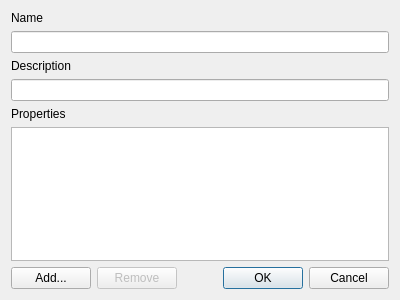
<?xml version="1.0" encoding="UTF-8"?>
<ui version="4.0">
 <class>PropertiesDialog</class>
 <widget class="QDialog" name="PropertiesDialog">
  <property name="windowModality">
   <enum>Qt::NonModal</enum>
  </property>
  <property name="geometry">
   <rect>
    <x>0</x>
    <y>0</y>
    <width>400</width>
    <height>300</height>
   </rect>
  </property>
  <property name="windowTitle">
   <string>Material Properties</string>
  </property>
  <property name="modal">
   <bool>true</bool>
  </property>
  <layout class="QVBoxLayout" name="verticalLayout">
   <item>
    <widget class="QLabel" name="nameLabel">
     <property name="text">
      <string>Name</string>
     </property>
    </widget>
   </item>
   <item>
    <widget class="QLineEdit" name="nameEdit"/>
   </item>
   <item>
    <widget class="QLabel" name="descriptionLabel">
     <property name="text">
      <string>Description</string>
     </property>
    </widget>
   </item>
   <item>
    <widget class="QLineEdit" name="descriptionEdit"/>
   </item>
   <item>
    <widget class="QLabel" name="propertiesLabel">
     <property name="text">
      <string>Properties</string>
     </property>
    </widget>
   </item>
   <item>
    <widget class="QTableView" name="propertiesTable"/>
   </item>
   <item>
    <layout class="QHBoxLayout" name="horizontalLayout">
     <item>
      <widget class="QPushButton" name="addButton">
       <property name="text">
        <string>Add...</string>
       </property>
      </widget>
     </item>
     <item>
      <widget class="QPushButton" name="removeButton">
       <property name="enabled">
        <bool>false</bool>
       </property>
       <property name="text">
        <string>Remove</string>
       </property>
      </widget>
     </item>
     <item>
      <spacer name="horizontalSpacer">
       <property name="orientation">
        <enum>Qt::Horizontal</enum>
       </property>
       <property name="sizeHint" stdset="0">
        <size>
         <width>40</width>
         <height>20</height>
        </size>
       </property>
      </spacer>
     </item>
     <item>
      <widget class="QDialogButtonBox" name="buttonBox">
       <property name="orientation">
        <enum>Qt::Horizontal</enum>
       </property>
       <property name="standardButtons">
        <set>QDialogButtonBox::Cancel|QDialogButtonBox::Ok</set>
       </property>
      </widget>
     </item>
    </layout>
   </item>
  </layout>
 </widget>
 <resources/>
 <connections>
  <connection>
   <sender>buttonBox</sender>
   <signal>accepted()</signal>
   <receiver>PropertiesDialog</receiver>
   <slot>accept()</slot>
   <hints>
    <hint type="sourcelabel">
     <x>248</x>
     <y>254</y>
    </hint>
    <hint type="destinationlabel">
     <x>157</x>
     <y>274</y>
    </hint>
   </hints>
  </connection>
  <connection>
   <sender>buttonBox</sender>
   <signal>rejected()</signal>
   <receiver>PropertiesDialog</receiver>
   <slot>reject()</slot>
   <hints>
    <hint type="sourcelabel">
     <x>316</x>
     <y>260</y>
    </hint>
    <hint type="destinationlabel">
     <x>286</x>
     <y>274</y>
    </hint>
   </hints>
  </connection>
 </connections>
</ui>
